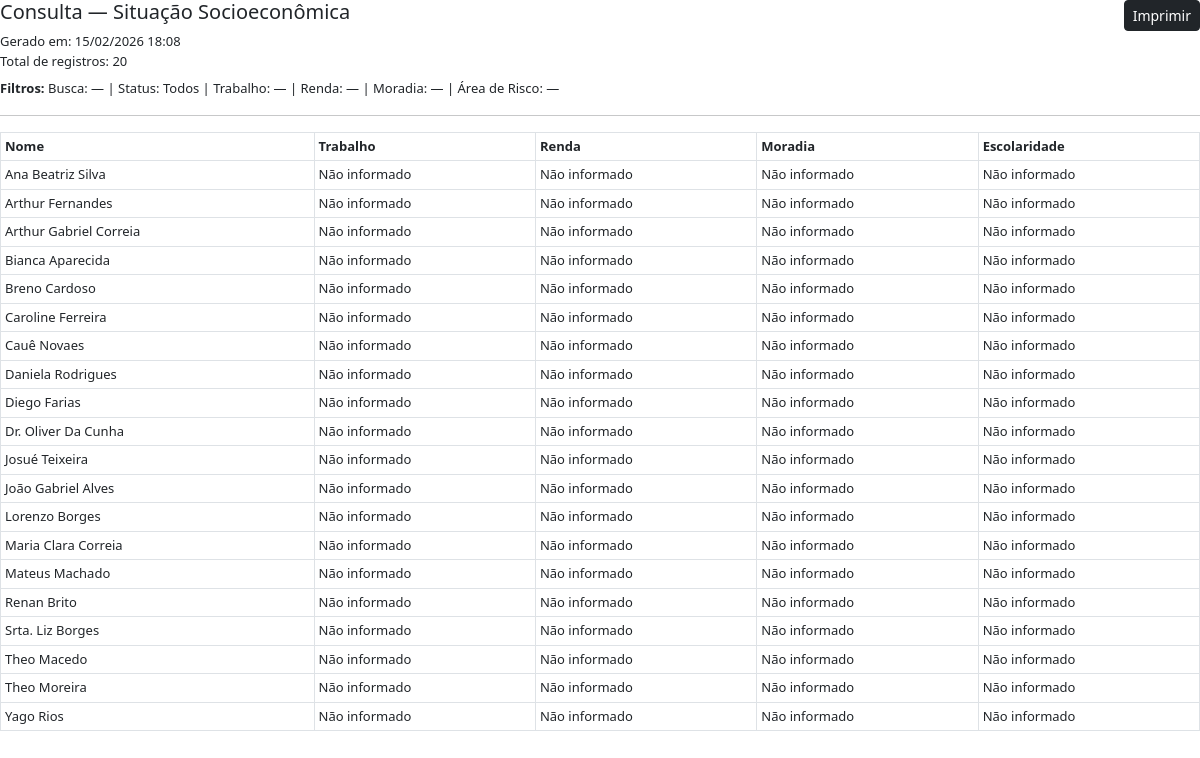
Screenshot of /operacoes/consultas/socioeconomico/imprimir/ (signed in) with the database file from the repository.
### apps/assistidos/models.py (models this page shows, shortened)
class Assistido(models.Model):
    id = models.UUIDField(primary_key=True, default=uuid.uuid4, editable=False)
    codigo = models.CharField(max_length=30, unique=True, blank=True, null=True)
    nome = models.CharField(max_length=120)
    cpf = models.CharField(max_length=11, blank=True, null=True, unique=True,verbose_name="CPF")
    data_nascimento = models.DateField(blank=True, null=True)
    telefone = models.CharField(max_length=30, blank=True)
    logradouro = models.CharField(max_length=120, blank=True)
    numero = models.CharField(max_length=20, blank=True)
    complemento = models.CharField(max_length=80, blank=True)
    bairro = models.CharField(max_length=80, blank=True)
    cidade = models.CharField(max_length=80, blank=True)
    uf = models.CharField(max_length=2, blank=True,verbose_name="UF")
    cep = models.CharField(max_length=9, blank=True,verbose_name="CEP")
    sit_trabalho = models.CharField(
        max_length=20, choices=SituacaoTrabalho.choices,
        default=SituacaoTrabalho.NAO_INFORMADO
    )
    responsavel_renda = models.CharField(
        max_length=20, choices=ResponsavelRenda.choices,
        default=ResponsavelRenda.NAO_INFORMADO
    )
    faixa_renda = models.CharField(
        max_length=20, choices=FaixaRenda.choices,
        default=FaixaRenda.NAO_INFORMADO
    )
    tipo_moradia = models.CharField(
        max_length=20, choices=TipoMoradia.choices,
        default=TipoMoradia.NAO_INFORMADO
    )
    material_moradia = models.CharField(
        max_length=20, choices=MaterialMoradia.choices,
        default=MaterialMoradia.NAO_INFORMADO
    )
    area_risco = models.CharField(
        max_length=20, choices=TriSimNao.choices,
        default=TriSimNao.NAO_INFORMADO
    )
    sabe_ler_escrever = models.CharField(
        max_length=20, choices=TriSimNao.choices,
        default=TriSimNao.NAO_INFORMADO
    )
    escolaridade = models.CharField(
        max_length=30, choices=Escolaridade.choices,
        default=Escolaridade.NAO_INFORMADO
    )
    diabetes = models.CharField(max_length=20, choices=TriSimNao.choices, default=TriSimNao.NAO_INFORMADO)
    pressao_alta = models.CharField(max_length=20, choices=TriSimNao.choices, default=TriSimNao.NAO_INFORMADO)
    medic_uso_continuo = models.CharField(max_length=20, choices=TriSimNao.choices, default=TriSimNao.NAO_INFORMADO)
    doenca_permanente = models.CharField(max_length=20, choices=TriSimNao.choices, default=TriSimNao.NAO_INFORMADO)
    data_inicio_apoio = models.DateField(blank=True, null=True,verbose_name="Ingresso no Programa")
    status = models.CharField(max_length=10, choices=StatusCadastro.choices, default=StatusCadastro.ATIVO)
    data_inativacao = models.DateField(blank=True, null=True)
    motivo_inativacao = models.CharField(max_length=200, blank=True)
    criado_em = models.DateTimeField(auto_now_add=True)
    class Meta:
        ordering = ["nome"]

### apps/operacoes/consultas/views.py (the view)
# urls.py: path("socioeconomico/imprimir/", views.socioeconomico_print, name="socioeconomico_print"),
@login_required
def socioeconomico_print(request):
    if not pode_ver(request.user):
        return HttpResponse("Sem permissão.", status=403)
    qs = Assistido.objects.all()
    q = (request.GET.get("q") or "").strip()
    status = (request.GET.get("status") or "").strip()
    sit_trabalho = (request.GET.get("sit_trabalho") or "").strip()
    faixa_renda = (request.GET.get("faixa_renda") or "").strip()
    tipo_moradia = (request.GET.get("tipo_moradia") or "").strip()
    area_risco = (request.GET.get("area_risco") or "").strip()
    escolaridade = (request.GET.get("escolaridade") or "").strip()
    if q:
        qs = qs.filter(
            Q(nome__icontains=q)
            | Q(cpf__icontains=q)
            | Q(telefone__icontains=q)
        )
    if status in ["ATIVO", "INATIVO"]:
        qs = qs.filter(status=status)
    if sit_trabalho:
        qs = qs.filter(sit_trabalho=sit_trabalho)
    if faixa_renda:
        qs = qs.filter(faixa_renda=faixa_renda)
    if tipo_moradia:
        qs = qs.filter(tipo_moradia=tipo_moradia)
    if area_risco:
        qs = qs.filter(area_risco=area_risco)
    if escolaridade:
        qs = qs.filter(escolaridade=escolaridade)
    o = (request.GET.get("o") or "nome").strip()
    permitidas = {
        "nome",
        "sit_trabalho",
        "faixa_renda",
        "tipo_moradia",
        "escolaridade",
    }
    campo = o.lstrip("-")
    if campo not in permitidas:
        o = "nome"
    qs = qs.order_by(o)
    return render(
        request,
        "operacoes/consultas/socioeconomico_print.html",
        {
            "assistidos": qs,
            "choices_escolaridade": Assistido._meta.get_field("escolaridade").choices,
            "total": qs.count(),
        },
    )

### apps/operacoes/context_processors.py (called while the page is built)
def operacoes_permissoes(request):
    user = getattr(request, "user", None)
    if user and user.is_authenticated:
        return {
            "pode_ver": pode_ver(user),
            "pode_editar": pode_editar(user),
            "pode_deletar": pode_deletar(user),
        }
    return {
        "pode_ver": False,
        "pode_editar": False,
        "pode_deletar": False,
    }

### apps/operacoes/permissoes.py (called while the page is built)
def is_consultor(user):
    return user.groups.filter(name="Consultor").exists()

def is_supervisor(user):
    return user.groups.filter(name="Supervisor").exists()

def is_operador(user):
    return user.groups.filter(name="Operador").exists()

def pode_ver(user):
    return is_consultor(user) or is_operador(user) or is_supervisor(user) or user.is_superuser

def pode_editar(user):
    return is_operador(user) or is_supervisor(user) or user.is_superuser

def pode_deletar(user):
    return is_supervisor(user) or user.is_superuser

### apps/operacoes/templates/operacoes/consultas/socioeconomico_print.html (shortened to what this page needs)
<!doctype html>
<html lang="pt-br">
<head>
  <link href="https://cdn.jsdelivr.net/npm/bootstrap@5.3.0/dist/css/bootstrap.min.css" rel="stylesheet">
</head>
<body>
  <div class="d-flex justify-content-between align-items-start mb-3">
    <div>
      <h5>Consulta — Situação Socioeconômica</h5>
      <div>
        Gerado em: {% now "d/m/Y H:i" %}
      </div>
      <div>
        Total de registros: {{ total }}
      </div>
      <div class="mt-2">
        <strong>Filtros:</strong>
        Busca: {{ request.GET.q|default:"—" }} |
        Status: {{ request.GET.status|default:"Todos" }} |
        Trabalho: {{ request.GET.sit_trabalho|default:"—" }} |
        Renda: {{ request.GET.faixa_renda|default:"—" }} |
        Moradia: {{ request.GET.tipo_moradia|default:"—" }} |
        Área de Risco: {{ request.GET.area_risco|default:"—" }}
      </div>
    </div>
    <div class="no-print">
      <button class="btn btn-dark btn-sm" onclick="window.print()">
        Imprimir
      </button>
    </div>
  </div>
  <hr>
  <table class="table table-sm table-bordered">
    <thead>
      <tr>
        <th>Nome</th>
        <th>Trabalho</th>
        <th>Renda</th>
        <th>Moradia</th>
        <th>Escolaridade</th>
      </tr>
    </thead>
    <tbody>
      {% for a in assistidos %}
      <tr>
        <td>{{ a.nome|title }}</td>
        <td>{{ a.get_sit_trabalho_display|default:"—" }}</td>
        <td>{{ a.get_faixa_renda_display|default:"—" }}</td>
        <td>{{ a.get_tipo_moradia_display|default:"—" }}</td>
        <td>{{ a.get_escolaridade_display|default:"—" }}</td>
      </tr>
      {% empty %}
      <tr>
        <td colspan="5" class="text-center">Nenhum registro encontrado.</td>
      </tr>
      {% endfor %}
    </tbody>
  </table>
</body>
</html>

### apps/operacoes/templates/operacoes/consultas/socioeconomico_print.html (style rules this page uses)
body { font-size: 13px; }
.no-print { display: inline-block; }

### rows the page displays
Assistido: nome "Ana Beatriz Silva", sit_trabalho "Não informado", faixa_renda "Não informado", tipo_moradia "Não informado", escolaridade "Não informado"
Assistido: nome "Arthur Fernandes", sit_trabalho "Não informado", faixa_renda "Não informado", tipo_moradia "Não informado", escolaridade "Não informado"
Assistido: nome "Arthur Gabriel Correia", sit_trabalho "Não informado", faixa_renda "Não informado", tipo_moradia "Não informado", escolaridade "Não informado"
Assistido: nome "Bianca Aparecida", sit_trabalho "Não informado", faixa_renda "Não informado", tipo_moradia "Não informado", escolaridade "Não informado"
Assistido: nome "Breno Cardoso", sit_trabalho "Não informado", faixa_renda "Não informado", tipo_moradia "Não informado", escolaridade "Não informado"
Assistido: nome "Caroline Ferreira", sit_trabalho "Não informado", faixa_renda "Não informado", tipo_moradia "Não informado", escolaridade "Não informado"
Assistido: nome "Cauê Novaes", sit_trabalho "Não informado", faixa_renda "Não informado", tipo_moradia "Não informado", escolaridade "Não informado"
Assistido: nome "Daniela Rodrigues", sit_trabalho "Não informado", faixa_renda "Não informado", tipo_moradia "Não informado", escolaridade "Não informado"
Assistido: nome "Diego Farias", sit_trabalho "Não informado", faixa_renda "Não informado", tipo_moradia "Não informado", escolaridade "Não informado"
Assistido: nome "Dr. Oliver Da Cunha", sit_trabalho "Não informado", faixa_renda "Não informado", tipo_moradia "Não informado", escolaridade "Não informado"
Assistido: nome "Josué Teixeira", sit_trabalho "Não informado", faixa_renda "Não informado", tipo_moradia "Não informado", escolaridade "Não informado"
Assistido: nome "João Gabriel Alves", sit_trabalho "Não informado", faixa_renda "Não informado", tipo_moradia "Não informado", escolaridade "Não informado"
Assistido: nome "Lorenzo Borges", sit_trabalho "Não informado", faixa_renda "Não informado", tipo_moradia "Não informado", escolaridade "Não informado"
Assistido: nome "Maria Clara Correia", sit_trabalho "Não informado", faixa_renda "Não informado", tipo_moradia "Não informado", escolaridade "Não informado"
Assistido: nome "Mateus Machado", sit_trabalho "Não informado", faixa_renda "Não informado", tipo_moradia "Não informado", escolaridade "Não informado"
Assistido: nome "Renan Brito", sit_trabalho "Não informado", faixa_renda "Não informado", tipo_moradia "Não informado", escolaridade "Não informado"
Assistido: nome "Srta. Liz Borges", sit_trabalho "Não informado", faixa_renda "Não informado", tipo_moradia "Não informado", escolaridade "Não informado"
Assistido: nome "Theo Macedo", sit_trabalho "Não informado", faixa_renda "Não informado", tipo_moradia "Não informado", escolaridade "Não informado"
Assistido: nome "Theo Moreira", sit_trabalho "Não informado", faixa_renda "Não informado", tipo_moradia "Não informado", escolaridade "Não informado"
Assistido: nome "Yago Rios", sit_trabalho "Não informado", faixa_renda "Não informado", tipo_moradia "Não informado", escolaridade "Não informado"

### other values shown
{{ total }} "20"
{{ request.GET.q|default:"—" }} "—"
{{ request.GET.status|default:"Todos" }} "Todos"
{{ request.GET.sit_trabalho|default:"—" }} "—"
{{ request.GET.faixa_renda|default:"—" }} "—"
{{ request.GET.tipo_moradia|default:"—" }} "—"
{{ request.GET.area_risco|default:"—" }} "—"
